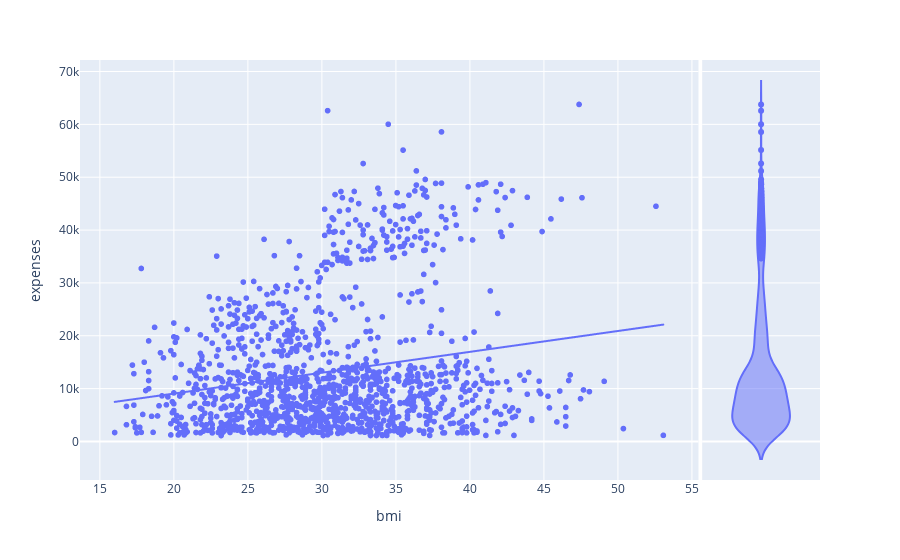

The notebook cell this image was saved under:
### Markdown cell above
* With Increasing Age, Expense is expeted to increase, but It is not obvious for all the scenarios.

### Code cell
# lets understand the impact of bmi on Medical Expenses
px.scatter(data, y = 'expenses',
           x = 'bmi',
           marginal_y = 'violin',
           trendline = 'ols')

### Figure 1 — Plotly figure (JSON) as saved in the notebook; plotly's stock layout.template omitted (floating-point values rounded to 4 significant figures; data arrays with more than 128 entries replaced by an {"elided": "..."} marker saying what was removed)
{"data": [{"hovertemplate": "bmi=%{x}<br>expenses=%{y}<extra></extra>", "legendgroup": "", "marker": {"color": "#636efa", "symbol": "circle"}, "mode": "markers", "name": "", "showlegend": false, "type": "scattergl", "x": {"elided": "1338 float values"}, "xaxis": "x", "y": {"elided": "1338 float values"}, "yaxis": "y"}, {"alignmentgroup": "True", "hovertemplate": "expenses=%{y}<extra></extra>", "legendgroup": "", "marker": {"color": "#636efa", "symbol": "circle"}, "name": "", "offsetgroup": "", "scalegroup": "y", "showlegend": false, "type": "violin", "xaxis": "x2", "y": {"elided": "1338 float values"}, "yaxis": "y2"}, {"hovertemplate": "<b>OLS trendline</b><br>expenses = 394.328 * bmi + 1178.18<br>R<sup>2</sup>=0.039433<br><br>bmi=%{x}<br>expenses=%{y} <b>(trend)</b><extra></extra>", "legendgroup": "", "marker": {"color": "#636efa", "symbol": "circle"}, "mode": "lines", "name": "", "showlegend": false, "type": "scattergl", "x": {"elided": "1338 float values"}, "xaxis": "x", "y": {"elided": "1338 float values"}, "yaxis": "y"}], "layout": {"legend": {"tracegroupgap": 0}, "margin": {"t": 60}, "xaxis": {"anchor": "y", "domain": [0, 0.8358], "title": {"text": "bmi"}}, "xaxis2": {"anchor": "y2", "domain": [0.8408, 1], "matches": "x2", "showgrid": false, "showline": false, "showticklabels": false, "ticks": ""}, "yaxis": {"anchor": "x", "domain": [0, 1], "title": {"text": "expenses"}}, "yaxis2": {"anchor": "x2", "domain": [0, 1], "matches": "y", "showgrid": true, "showticklabels": false}}}
